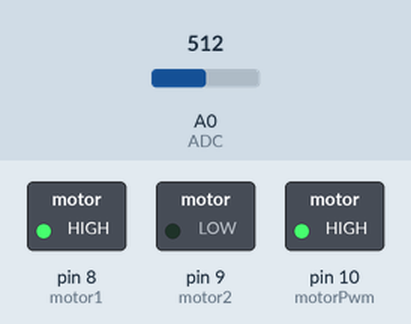
Simulated run of this sketch. Board: Arduino Uno, built with avr-gcc and run on an emulated ATmega328P. On the bench: switched loads named in the sketch (green lamp = pin HIGH). The test bench sets the inputs (shaded band); at power-on: A0 (ADC) = 512. What the sketch prints to the serial monitor is not drawn.

Above: at 1.2 s.
1.3 s: A0 (ADC) set to 488
2.8 s: A0 (ADC) set to 459
5.8 s: A0 (ADC) set to 439
8.8 s: A0 (ADC) set to 415
10.3 s: A0 (ADC) set to 245
At 11.4 s:
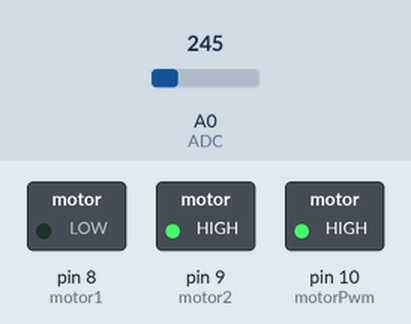
11.8 s: A0 (ADC) set to 306
At 12.7 s:
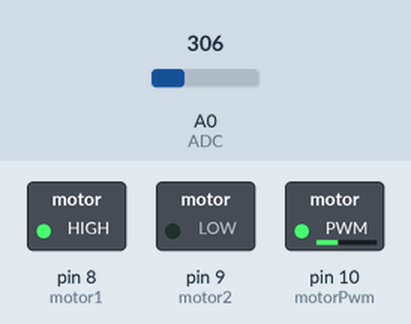
Timing chart, 0 to 14.3 s (numbered marks = the images above; inputs shaded):
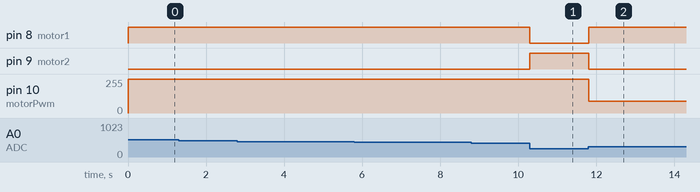

The sketch:

PID_example.ino
```cpp
#define motor1 8
#define motor2 9
#define motorPwm 10
#define ADC A0

#ifndef cbi
#define cbi(sfr, bit) (_SFR_BYTE(sfr) &= ~_BV(bit))
#endif
#ifndef sbi
#define sbi(sfr, bit) (_SFR_BYTE(sfr) |= _BV(bit))
#endif

double Kp = 30.00;
double Ki = 0;
double Kd = 100.00;
double error = 0.00;
double last_error = 0.00;
double sum_error = 0.00;
double Pwm_output = 0.00;

void setup() {

  sbi(ADCSRA, ADPS2);
  cbi(ADCSRA, ADPS1);
  cbi(ADCSRA, ADPS0);

  Serial.begin(115200);

  pinMode(motor1,OUTPUT);
  pinMode(motor2,OUTPUT);
  pinMode(motorPwm,OUTPUT);

   cli();//stop interrupts
  //set timer interrupt at 8kHz
  TCCR2A = 0;// set entire TCCR2A register to 0
  TCCR2B = 0;// same for TCCR2B
  TCNT2  = 0;//initialize counter value to 0
  // set compare match register for 8khz increments
  OCR2A = 249;// = (16*10^6) / (8000*8) - 1 (must be <256)
  // turn on CTC mode
  TCCR2A |= (1 << WGM21);
  // Set CS21 bit for 8 prescaler
  TCCR2B |= (1 << CS21);
  // enable timer compare interrupt
  TIMSK2 |= (1 << OCIE2A);
  sei();//allow interrupts


}

void loop() {

}

ISR(TIMER2_COMPA_vect) { //timer1 interrupt 8kHz

  /// range 40 - 540
  last_error = error;
  error = map(analogRead(ADC),40,540,-50,50);
  error = error > 50 ? 50:error;
  error = error < -50 ? -50:error;
  sum_error += error;

  if(error < 0){ // motor1 = 1 and motor2 = 0 is left
      digitalWrite(motor1,0);
      digitalWrite(motor2,1);
      Serial.print("  left  ");
  }else{ // motor1 = 0 and motor2 = 1 is right
      digitalWrite(motor1,1);
      digitalWrite(motor2,0);
      Serial.print("  right  ");
  }

  Pwm_output = (Kp*error) + (Ki*sum_error) + (Kd*(error - last_error));
  Pwm_output = Pwm_output > 255 ? 255:Pwm_output;
  Pwm_output = Pwm_output < -255 ? -255:Pwm_output;

  if(Pwm_output < 0){
    Pwm_output = Pwm_output*-1;
  }
  analogWrite(motorPwm,(int)Pwm_output);

  Serial.print(" error : ");
  Serial.print(error);
  Serial.print("  pwm : ");
  Serial.println(Pwm_output);

}
```

Measured:
- after the input at 10.3 s, pin 8 (motor1): HIGH → LOW at once; pin 9 (motor2): LOW → HIGH at once
- after the input at 11.8 s, pin 8 (motor1): LOW → HIGH at once; pin 9 (motor2): HIGH → LOW at once; pin 10 (motorPwm): 255/255 → 90/255 at once
